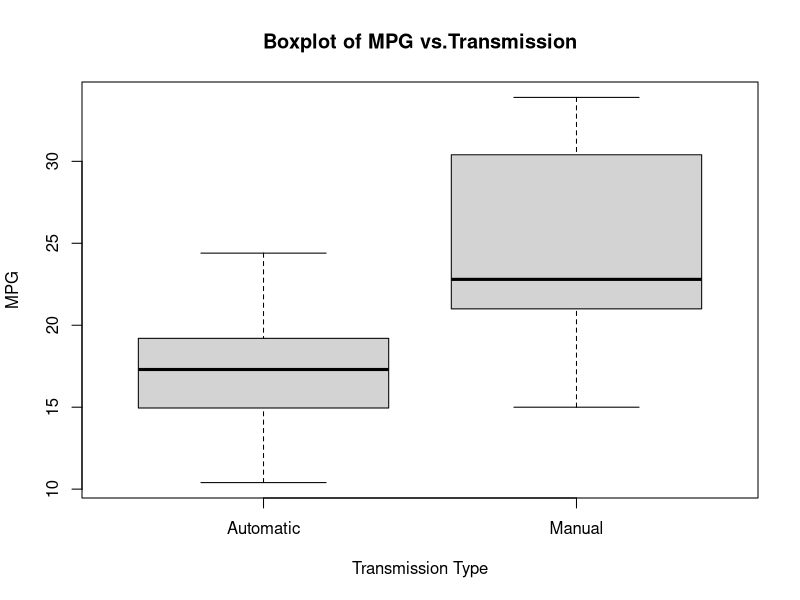
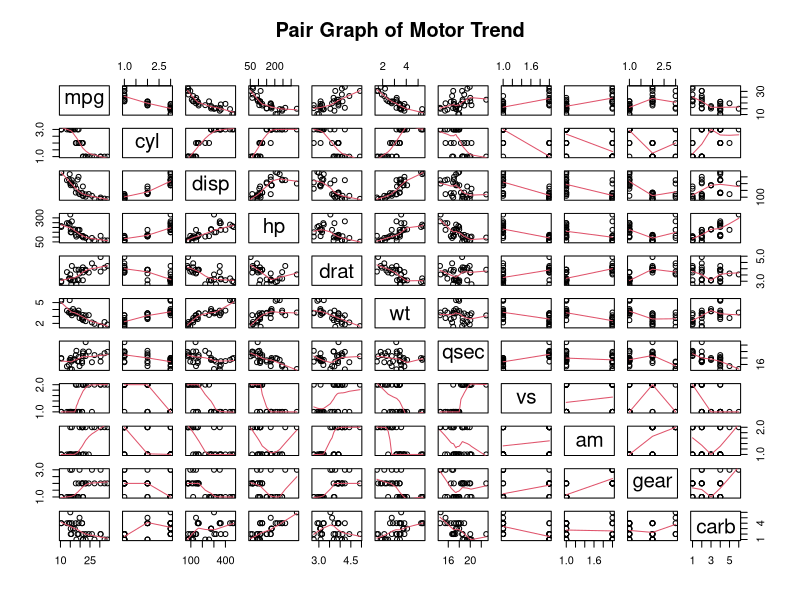
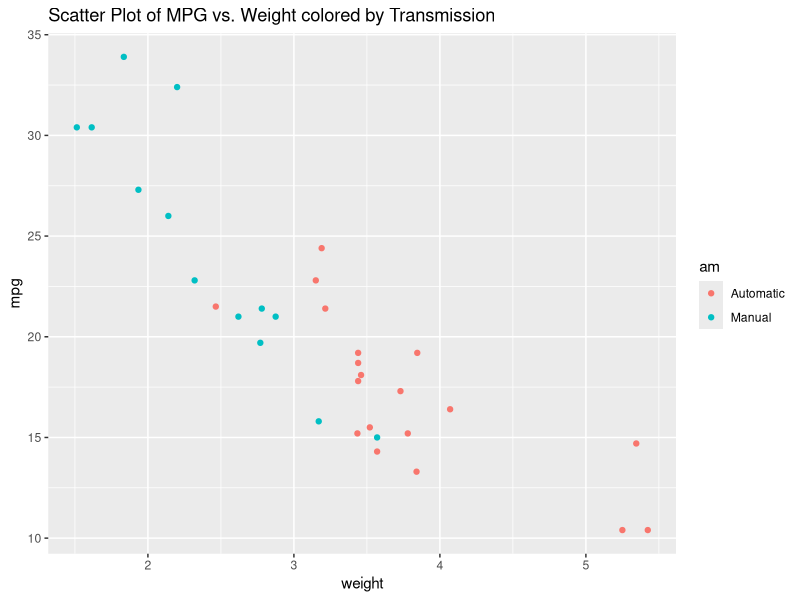
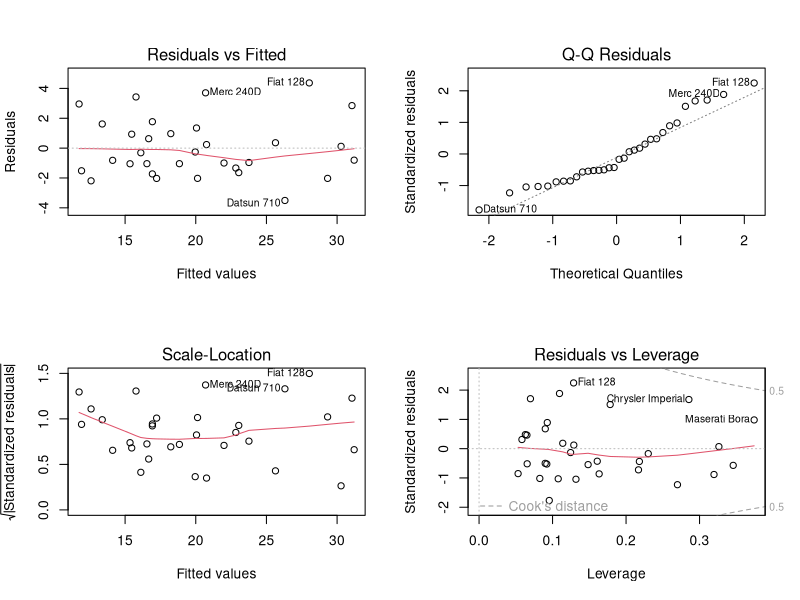

The R source for these figures, in order:
## ---- chunk 1
library(ggplot2)
data(mtcars)
head(mtcars) # Sample Data
dim(mtcars)
mtcars$cyl <- factor(mtcars$cyl)
mtcars$vs <- factor(mtcars$vs)
mtcars$am <- factor(mtcars$am,labels=c('Automatic','Manual'))
mtcars$gear <- factor(mtcars$gear)
mtcars$carb <- factor(mtcars$carb)
attach(mtcars)
## ---- chunk 2
result <- t.test(mpg ~ am)
result$p.value
result$conf
result$estimate
## ---- chunk 3
init_model <- lm(mpg ~ ., data = mtcars)
best_model <- step(init_model, direction = "both")
## ---- chunk 4
amModel<-lm(mpg ~ am, data=mtcars)
## ---- chunk 5
amIntWtModel<-lm(mpg ~ wt + qsec + am + wt:am, data=mtcars)
## ---- chunk 6
str(mtcars)
## ---- chunk 7
boxplot(mpg ~ am, xlab="Transmission Type", ylab="MPG", main="Boxplot of MPG vs.Transmission")
## ---- chunk 8
pairs(mtcars, panel=panel.smooth, main="Pair Graph of Motor Trend")
## ---- chunk 9
summary(best_model)
## ---- chunk 10
summary(amModel)
## ---- chunk 11
ggplot(mtcars, aes(x=wt, y=mpg, group=am, color=am, height=3, width=3)) + geom_point() +  
scale_colour_discrete(labels=c("Automatic", "Manual")) + 
xlab("weight") + ggtitle("Scatter Plot of MPG vs. Weight colored by Transmission")
## ---- chunk 12
summary(amIntWtModel)
## ---- chunk 13
par(mfrow = c(2, 2))
plot(amIntWtModel)
